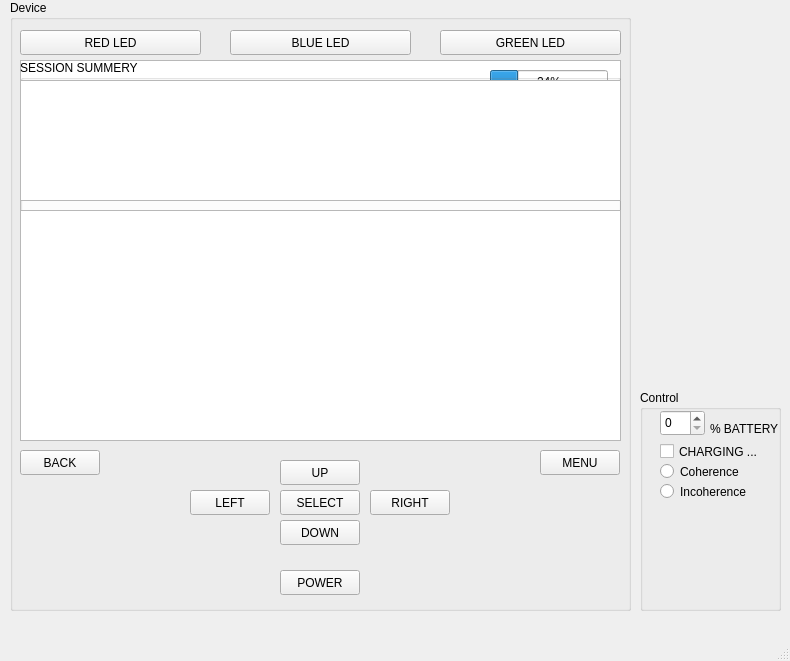
<?xml version="1.0" encoding="UTF-8"?>
<ui version="4.0">
 <class>MainWindow</class>
 <widget class="QMainWindow" name="MainWindow">
  <property name="geometry">
   <rect>
    <x>0</x>
    <y>0</y>
    <width>790</width>
    <height>661</height>
   </rect>
  </property>
  <property name="windowTitle">
   <string>MainWindow</string>
  </property>
  <widget class="QWidget" name="centralwidget">
   <widget class="QGroupBox" name="groupBox">
    <property name="geometry">
     <rect>
      <x>10</x>
      <y>0</y>
      <width>621</width>
      <height>611</height>
     </rect>
    </property>
    <property name="title">
     <string>Device</string>
    </property>
    <widget class="QPushButton" name="redLed">
     <property name="geometry">
      <rect>
       <x>10</x>
       <y>30</y>
       <width>181</width>
       <height>25</height>
      </rect>
     </property>
     <property name="text">
      <string>RED LED</string>
     </property>
    </widget>
    <widget class="QPushButton" name="blueLed">
     <property name="geometry">
      <rect>
       <x>220</x>
       <y>30</y>
       <width>181</width>
       <height>25</height>
      </rect>
     </property>
     <property name="text">
      <string>BLUE LED</string>
     </property>
    </widget>
    <widget class="QPushButton" name="greenLed">
     <property name="geometry">
      <rect>
       <x>430</x>
       <y>30</y>
       <width>181</width>
       <height>25</height>
      </rect>
     </property>
     <property name="text">
      <string>GREEN LED</string>
     </property>
    </widget>
    <widget class="QPlainTextEdit" name="screen">
     <property name="geometry">
      <rect>
       <x>10</x>
       <y>60</y>
       <width>601</width>
       <height>381</height>
      </rect>
     </property>
    </widget>
    <widget class="QPushButton" name="backButton">
     <property name="geometry">
      <rect>
       <x>10</x>
       <y>450</y>
       <width>80</width>
       <height>25</height>
      </rect>
     </property>
     <property name="text">
      <string>BACK</string>
     </property>
    </widget>
    <widget class="QPushButton" name="menuButton">
     <property name="geometry">
      <rect>
       <x>530</x>
       <y>450</y>
       <width>80</width>
       <height>25</height>
      </rect>
     </property>
     <property name="text">
      <string>MENU</string>
     </property>
    </widget>
    <widget class="QPushButton" name="upButton">
     <property name="geometry">
      <rect>
       <x>270</x>
       <y>460</y>
       <width>80</width>
       <height>25</height>
      </rect>
     </property>
     <property name="text">
      <string>UP</string>
     </property>
    </widget>
    <widget class="QPushButton" name="selectButton">
     <property name="geometry">
      <rect>
       <x>270</x>
       <y>490</y>
       <width>80</width>
       <height>25</height>
      </rect>
     </property>
     <property name="text">
      <string>SELECT</string>
     </property>
    </widget>
    <widget class="QPushButton" name="downButton">
     <property name="geometry">
      <rect>
       <x>270</x>
       <y>520</y>
       <width>80</width>
       <height>25</height>
      </rect>
     </property>
     <property name="text">
      <string>DOWN</string>
     </property>
    </widget>
    <widget class="QPushButton" name="powerButton">
     <property name="geometry">
      <rect>
       <x>270</x>
       <y>570</y>
       <width>80</width>
       <height>25</height>
      </rect>
     </property>
     <property name="text">
      <string>POWER</string>
     </property>
    </widget>
    <widget class="QPushButton" name="leftButton">
     <property name="geometry">
      <rect>
       <x>180</x>
       <y>490</y>
       <width>80</width>
       <height>25</height>
      </rect>
     </property>
     <property name="text">
      <string>LEFT</string>
     </property>
    </widget>
    <widget class="QPushButton" name="rightButton">
     <property name="geometry">
      <rect>
       <x>360</x>
       <y>490</y>
       <width>80</width>
       <height>25</height>
      </rect>
     </property>
     <property name="text">
      <string>RIGHT</string>
     </property>
    </widget>
    <widget class="QProgressBar" name="batteryLevelBar">
     <property name="geometry">
      <rect>
       <x>480</x>
       <y>70</y>
       <width>118</width>
       <height>23</height>
      </rect>
     </property>
     <property name="value">
      <number>24</number>
     </property>
    </widget>
    <widget class="QLabel" name="menuLabel">
     <property name="geometry">
      <rect>
       <x>10</x>
       <y>120</y>
       <width>601</width>
       <height>31</height>
      </rect>
     </property>
     <property name="layoutDirection">
      <enum>Qt::LeftToRight</enum>
     </property>
     <property name="text">
      <string>MAIN MENU</string>
     </property>
    </widget>
    <widget class="QListWidget" name="mainMenuListView">
     <property name="geometry">
      <rect>
       <x>10</x>
       <y>150</y>
       <width>601</width>
       <height>291</height>
      </rect>
     </property>
    </widget>
    <widget class="QGroupBox" name="sBox">
     <property name="geometry">
      <rect>
       <x>10</x>
       <y>90</y>
       <width>601</width>
       <height>351</height>
      </rect>
     </property>
     <property name="title">
      <string>SESSION</string>
     </property>
     <widget class="QGraphicsView" name="HRVgraph">
      <property name="geometry">
       <rect>
        <x>0</x>
        <y>60</y>
        <width>601</width>
        <height>251</height>
       </rect>
      </property>
     </widget>
     <widget class="QTextEdit" name="session_coherence">
      <property name="geometry">
       <rect>
        <x>0</x>
        <y>20</y>
        <width>201</width>
        <height>41</height>
       </rect>
      </property>
     </widget>
     <widget class="QTextEdit" name="session_length">
      <property name="geometry">
       <rect>
        <x>200</x>
        <y>20</y>
        <width>201</width>
        <height>41</height>
       </rect>
      </property>
     </widget>
     <widget class="QTextEdit" name="session_achievement">
      <property name="geometry">
       <rect>
        <x>400</x>
        <y>20</y>
        <width>201</width>
        <height>41</height>
       </rect>
      </property>
     </widget>
     <widget class="QProgressBar" name="breathPacer">
      <property name="geometry">
       <rect>
        <x>0</x>
        <y>310</y>
        <width>601</width>
        <height>41</height>
       </rect>
      </property>
      <property name="value">
       <number>24</number>
      </property>
     </widget>
    </widget>
    <widget class="QGroupBox" name="sessionSummery">
     <property name="geometry">
      <rect>
       <x>10</x>
       <y>60</y>
       <width>601</width>
       <height>381</height>
      </rect>
     </property>
     <property name="title">
      <string>SESSION SUMMERY</string>
     </property>
     <widget class="QGraphicsView" name="summery_hrvGraph">
      <property name="geometry">
       <rect>
        <x>0</x>
        <y>150</y>
        <width>601</width>
        <height>231</height>
       </rect>
      </property>
     </widget>
     <widget class="QTextEdit" name="summeryText">
      <property name="geometry">
       <rect>
        <x>0</x>
        <y>20</y>
        <width>601</width>
        <height>121</height>
       </rect>
      </property>
     </widget>
    </widget>
   </widget>
   <widget class="QGroupBox" name="groupBox_2">
    <property name="geometry">
     <rect>
      <x>640</x>
      <y>390</y>
      <width>141</width>
      <height>221</height>
     </rect>
    </property>
    <property name="title">
     <string>Control</string>
    </property>
    <widget class="QLabel" name="label">
     <property name="geometry">
      <rect>
       <x>70</x>
       <y>30</y>
       <width>71</width>
       <height>17</height>
      </rect>
     </property>
     <property name="text">
      <string>% BATTERY</string>
     </property>
    </widget>
    <widget class="QSpinBox" name="batterySpinBox">
     <property name="geometry">
      <rect>
       <x>20</x>
       <y>20</y>
       <width>45</width>
       <height>26</height>
      </rect>
     </property>
    </widget>
    <widget class="QCheckBox" name="chargingCheckBox">
     <property name="geometry">
      <rect>
       <x>20</x>
       <y>50</y>
       <width>111</width>
       <height>23</height>
      </rect>
     </property>
     <property name="text">
      <string>CHARGING ...</string>
     </property>
    </widget>
    <widget class="QRadioButton" name="radioButton">
     <property name="geometry">
      <rect>
       <x>20</x>
       <y>70</y>
       <width>96</width>
       <height>23</height>
      </rect>
     </property>
     <property name="text">
      <string>Coherence</string>
     </property>
    </widget>
    <widget class="QRadioButton" name="radioButton_2">
     <property name="geometry">
      <rect>
       <x>20</x>
       <y>90</y>
       <width>96</width>
       <height>23</height>
      </rect>
     </property>
     <property name="text">
      <string>Incoherence</string>
     </property>
    </widget>
   </widget>
  </widget>
  <widget class="QMenuBar" name="menubar">
   <property name="geometry">
    <rect>
     <x>0</x>
     <y>0</y>
     <width>790</width>
     <height>22</height>
    </rect>
   </property>
  </widget>
  <widget class="QStatusBar" name="statusbar"/>
 </widget>
 <resources/>
 <connections/>
</ui>
